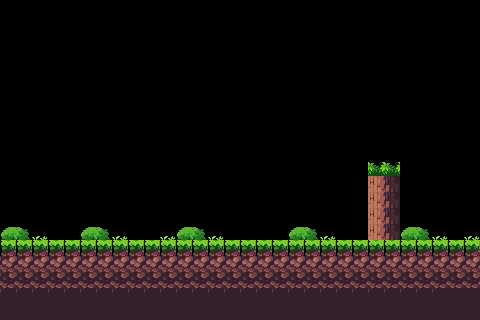

A level layout from a 2D game, rendered from its tile map. Below: a short description, then the map file with its tile-grid data intact:
An orthogonal 30x20 tile map with 16x16 px tiles, 1 tile layer (tileset_asset).

<map version="1.10" tiledversion="1.10.2" orientation="orthogonal" renderorder="right-down" width="30" height="20" tilewidth="16" tileheight="16" infinite="0" nextlayerid="2" nextobjectid="1">
 <tileset firstgid="1" name="Assets" tilewidth="16" tileheight="16" tilecount="625" columns="25">
  <image source="Assets.png" width="400" height="400" />
 </tileset>
 <layer id="1" name="tileset_asset" width="30" height="20">
  <data encoding="csv">
0,0,0,0,0,0,0,0,0,0,0,0,0,0,0,0,0,0,0,0,0,0,0,0,0,0,0,0,0,0,
0,0,0,0,0,0,0,0,0,0,0,0,0,0,0,0,0,0,0,0,0,0,0,0,0,0,0,0,0,0,
0,0,0,0,0,0,0,0,0,0,0,0,0,0,0,0,0,0,0,0,0,0,0,0,0,0,0,0,0,0,
0,0,0,0,0,0,0,0,0,0,0,0,0,0,0,0,0,0,0,0,0,0,0,0,0,0,0,0,0,0,
0,0,0,0,0,0,0,0,0,0,0,0,0,0,0,0,0,0,0,0,0,0,0,0,0,0,0,0,0,0,
0,0,0,0,0,0,0,0,0,0,0,0,0,0,0,0,0,0,0,0,0,0,0,0,0,0,0,0,0,0,
0,0,0,0,0,0,0,0,0,0,0,0,0,0,0,0,0,0,0,0,0,0,0,0,0,0,0,0,0,0,
0,0,0,0,0,0,0,0,0,0,0,0,0,0,0,0,0,0,0,0,0,0,0,0,0,0,0,0,0,0,
0,0,0,0,0,0,0,0,0,0,0,0,0,0,0,0,0,0,0,0,0,0,0,0,0,0,0,0,0,0,
0,0,0,0,0,0,0,0,0,0,0,0,0,0,0,0,0,0,0,0,0,0,0,0,0,0,0,0,0,0,
0,0,0,0,0,0,0,0,0,0,0,0,0,0,0,0,0,0,0,0,0,0,0,379,379,0,0,0,0,0,
0,0,0,0,0,0,0,0,0,0,0,0,0,0,0,0,0,0,0,0,0,0,0,435,436,0,0,0,0,0,
0,0,0,0,0,0,0,0,0,0,0,0,0,0,0,0,0,0,0,0,0,0,0,435,436,0,0,0,0,0,
0,0,0,0,0,0,0,0,0,0,0,0,0,0,0,0,0,0,0,0,0,0,0,435,436,0,0,0,0,0,
65,66,15,0,0,65,66,15,0,0,15,65,66,15,0,0,0,0,65,66,15,0,0,435,436,65,66,15,0,15,
3,3,3,3,3,3,3,3,3,3,3,3,3,3,3,3,3,3,3,3,3,3,3,3,3,3,3,3,3,3,
29,29,29,29,29,29,29,29,29,29,29,29,29,29,29,29,29,29,29,29,29,29,29,29,29,29,29,29,29,29,
54,54,54,54,54,54,54,54,54,54,54,54,54,54,54,54,54,54,54,54,54,54,54,54,54,54,54,54,54,54,
153,153,153,153,153,153,153,153,153,153,153,153,153,153,153,153,153,153,153,153,153,153,153,153,153,153,153,153,179,179,
179,179,179,179,179,179,179,179,179,179,179,179,179,179,179,179,179,179,179,179,179,179,179,179,179,179,179,179,179,179
</data>
 </layer>
</map>
